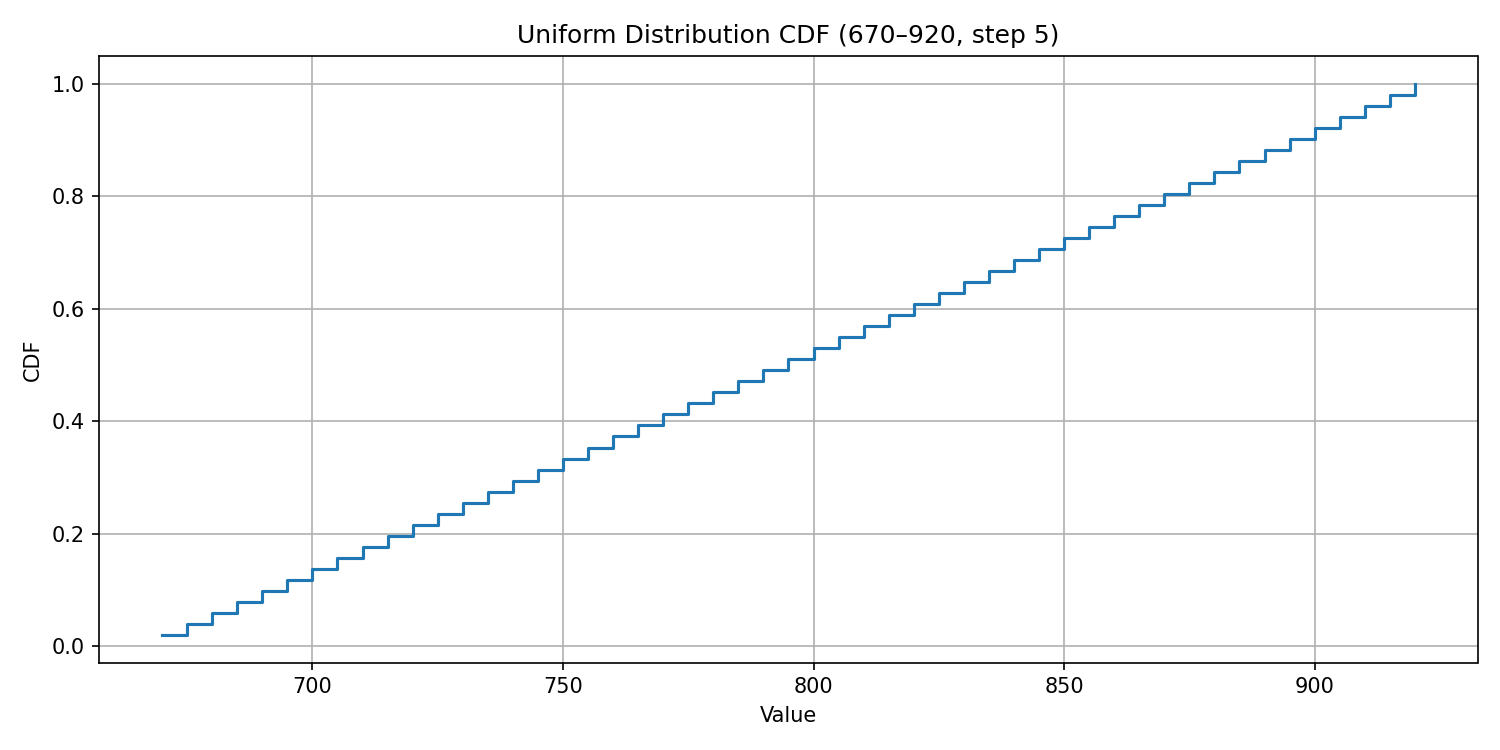

Recreate this plot in Python.
import numpy as np
import matplotlib.pyplot as plt

values = np.arange(670, 925, 5)
n = len(values)
cdf = np.arange(1, n + 1) / n

plt.figure(figsize=(10, 5))
plt.step(values, cdf, where="post")
plt.xlabel("Value")
plt.ylabel("CDF")
plt.title("Uniform Distribution CDF (670–920, step 5)")
plt.grid(True)
plt.tight_layout()
plt.savefig("manual/round_3/uniform_cdf.png", dpi=150)
plt.show()
